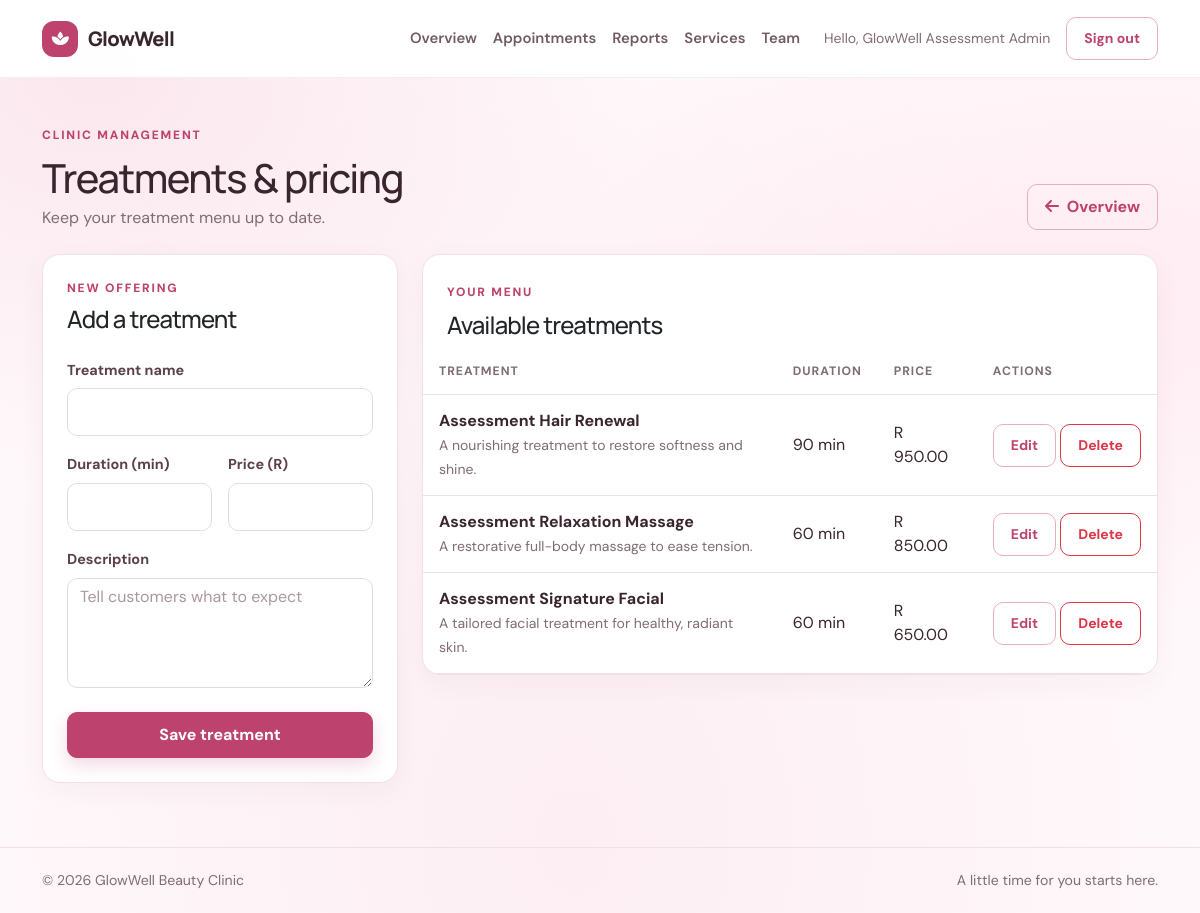
Screenshot of /admin/services.php (signed in) with the database file from the repository.
### tables this page shows
CREATE TABLE IF NOT EXISTS services (
    service_id INT NOT NULL AUTO_INCREMENT,
    service_name VARCHAR(100) NOT NULL,
    description TEXT NULL,
    duration SMALLINT UNSIGNED NOT NULL,
    price DECIMAL(10, 2) NOT NULL,
    PRIMARY KEY (service_id),
    CONSTRAINT chk_services_duration CHECK (duration > 0),
    CONSTRAINT chk_services_price CHECK (price > 0)
);

### admin/services.php (the view, shortened to what this page needs)
<?php
require "../config/db.php";
$services = $pdo->query("SELECT * FROM services ORDER BY service_name ASC")->fetchAll(PDO::FETCH_ASSOC);
include "../includes/header.php";
?>
<div class="d-flex flex-column flex-sm-row justify-content-between align-items-sm-end gap-3 mb-4">
    <div>
        <span class="eyebrow">Clinic management</span>
        <h1 class="mt-2 mb-1">Treatments &amp; pricing</h1>
        <p class="text-muted mb-0">Keep your treatment menu up to date.</p>
    </div>
    <a class="btn btn-outline-primary" href="dashboard.php"><i class="fa-solid fa-arrow-left me-1" aria-hidden="true"></i> Overview</a>
</div>
<div class="row g-4">
    <div class="col-lg-4">
        <section class="card p-4">
            <span class="eyebrow">New offering</span>
            <h2 class="h4 mt-2 mb-4">Add a treatment</h2>
            <form method="post" action="services.php" data-service-form>
                <div class="mb-3">
                    <label class="form-label" for="service_name">Treatment name</label>
                    <input class="form-control" id="service_name" name="service_name" type="text" maxlength="100" required>
                </div>
                <div class="row g-3 mb-3">
                    <div class="col-6">
                        <label class="form-label" for="duration">Duration (min)</label>
                        <input class="form-control" id="duration" name="duration" type="number" min="1" required>
                    </div>
                    <div class="col-6">
                        <label class="form-label" for="price">Price (R)</label>
                        <input class="form-control" id="price" name="price" type="number" min="0.01" step="0.01" required>
                    </div>
                </div>
                <div class="mb-4">
                    <label class="form-label" for="description">Description</label>
                    <textarea class="form-control" id="description" name="description" rows="4" placeholder="Tell customers what to expect"></textarea>
                </div>
                <button class="btn btn-primary w-100" type="submit" name="add_service">Save treatment</button>
            </form>
        </section>
    </div>
    <div class="col-lg-8">
        <section class="card overflow-hidden">
            <div class="p-4 pb-2">
                <span class="eyebrow">Your menu</span>
                <h2 class="h4 mt-2 mb-0">Available treatments</h2>
            </div>
            <?php if ($services): ?>
                <div class="table-responsive">
                    <table class="table mb-0">
                        <thead>
                            <tr><th scope="col">Treatment</th><th scope="col">Duration</th><th scope="col">Price</th><th scope="col">Actions</th></tr>
                        </thead>
                        <tbody>
                            <?php foreach ($services as $service): ?>
                                <tr>
                                    <td>
                                        <div class="fw-bold"><?= htmlspecialchars($service["service_name"], ENT_QUOTES, "UTF-8") ?></div>
                                        <small class="text-muted"><?= htmlspecialchars($service["description"] ?? "", ENT_QUOTES, "UTF-8") ?></small>
                                    </td>
                                    <td><?= (int) $service["duration"] ?> min</td>
                                    <td>R <?= number_format((float) $service["price"], 2) ?></td>
                                    <td class="text-nowrap">
                                        <a class="btn btn-outline-primary btn-sm" href="edit_service.php?id=<?= (int) $service["service_id"] ?>">Edit</a>
                                        <form class="d-inline" method="post" action="services.php" onsubmit="return confirm('Delete this treatment?')">
                                            <button class="btn btn-outline-danger btn-sm" type="submit" name="delete_service">Delete</button>
                                        </form>
                                    </td>
                                </tr>
                            <?php endforeach; ?>
                        </tbody>
                    </table>
                </div>
            <?php else: ?>
                <div class="empty-state">No treatments have been added yet.</div>
            <?php endif; ?>
        </section>
    </div>
</div>
<?php include "../includes/footer.php"; ?>

### assets/css/style.css (style rules this page uses)
:root { --ink: #39252e; --muted: #806c75; --accent: #bd426d; --accent-dark: #9f3459; --accent-light: #fff0f4; --cream: #fff9fb; --line: #f0dfe5; --peach: #f8dce5; --shadow: 0 18px 50px rgba(89, 40, 59, 0.1); }
* { box-sizing: border-box; }
body { margin: 0; background: radial-gradient(ellipse at 8% 8%, rgba(248, 220, 229, 0.62), transparent 34rem), radial-gradient(ellipse at 92% 32%, rgba(255, 231, 239, 0.72), transparent 38rem), radial-gradient(ellipse at 48% 92%, rgba(248, 220, 229, 0.38), transparent 42rem), var(--cream); background-attachment: fixed; color: var(--ink); font-family: "DM Sans", "Segoe UI", sans-serif; -webkit-font-smoothing: antialiased; }
h1, h2, h3, h4, h5, .navbar-brand { font-family: "Manrope", "Segoe UI", sans-serif; letter-spacing: -0.035em; }
a { color: var(--accent); }
.btn { border-radius: 10px; padding: 10px 17px; font-weight: 700; transition: transform 160ms ease, box-shadow 160ms ease, background-color 160ms ease; }
.btn-primary { border-color: var(--accent); background: var(--accent); box-shadow: 0 7px 18px rgba(189, 66, 109, 0.2); }
.btn-outline-primary { border-color: #e6afc1; color: var(--accent); }
.card { border: 1px solid var(--line); border-radius: 18px; background: #fff; box-shadow: 0 8px 28px rgba(89, 40, 59, 0.045); }
.form-label { margin-bottom: 7px; color: #5b414c; font-size: 0.9rem; font-weight: 700; }
.form-control, .form-select { min-height: 48px; border-color: #ead8df; border-radius: 10px; background-color: #fff; color: var(--ink); }
.form-control::placeholder { color: #aa98a0; }
.table { --bs-table-bg: transparent; --bs-table-color: var(--ink); }
.table > :not(caption) > * > * { padding: 14px 16px; border-bottom-color: var(--line); vertical-align: middle; }
.table thead th { color: var(--muted); font-size: 0.76rem; font-weight: 700; letter-spacing: 0.08em; text-transform: uppercase; }
.eyebrow { color: var(--accent); font-size: 0.75rem; font-weight: 800; letter-spacing: 0.15em; text-transform: uppercase; }
.text-muted, .text-secondary { color: var(--muted) !important; }

### rows the page displays
services: service_name "Assessment Hair Renewal", description "A nourishing treatment to restore softness and shine.", duration "90", price "950.00"
services: service_name "Assessment Relaxation Massage", description "A restorative full-body massage to ease tension.", duration "60", price "850.00"
services: service_name "Assessment Signature Facial", description "A tailored facial treatment for healthy, radiant skin.", duration "60", price "650.00"

### other values shown
$userName "GlowWell Assessment Admin"
